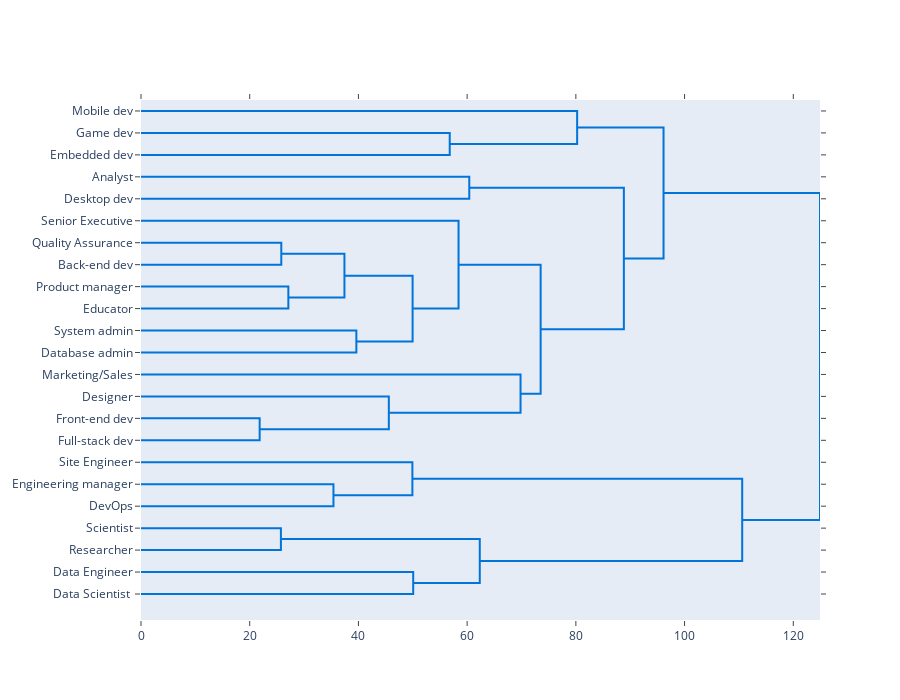

The notebook cell saved with this chart:
### Code cell
# Build a dictionary to replace column names with shorter versions
roles_short_dict = roles_names.set_index('Original name')["Short name "].to_dict()
short_labels = [roles_short_dict[role] 
                for role in sorted_roles]

fig = ff.create_dendrogram(skills_jobs, labels=short_labels, 
                           orientation='left', color_threshold=0)

fig.update_layout(height=700, width=900, showlegend=False) 
fig.show()

### Figure 1 — Plotly figure (JSON) as saved in the notebook; plotly's stock layout.template omitted (floating-point values rounded to 4 significant figures)
{"data": [{"hoverinfo": "text", "marker": {"color": "rgb(0,116,217)"}, "mode": "lines", "type": "scatter", "x": [0, 56.79, 56.79, 0], "xaxis": "x", "y": [-15, -15, -25, -25], "yaxis": "y"}, {"hoverinfo": "text", "marker": {"color": "rgb(0,116,217)"}, "mode": "lines", "type": "scatter", "x": [0, 80.24, 80.24, 56.79], "xaxis": "x", "y": [-5, -5, -20, -20], "yaxis": "y"}, {"hoverinfo": "text", "marker": {"color": "rgb(0,116,217)"}, "mode": "lines", "type": "scatter", "x": [0, 60.39, 60.39, 0], "xaxis": "x", "y": [-35, -35, -45, -45], "yaxis": "y"}, {"hoverinfo": "text", "marker": {"color": "rgb(0,116,217)"}, "mode": "lines", "type": "scatter", "x": [0, 25.81, 25.81, 0], "xaxis": "x", "y": [-65, -65, -75, -75], "yaxis": "y"}, {"hoverinfo": "text", "marker": {"color": "rgb(0,116,217)"}, "mode": "lines", "type": "scatter", "x": [0, 27.11, 27.11, 0], "xaxis": "x", "y": [-85, -85, -95, -95], "yaxis": "y"}, {"hoverinfo": "text", "marker": {"color": "rgb(0,116,217)"}, "mode": "lines", "type": "scatter", "x": [25.81, 37.43, 37.43, 27.11], "xaxis": "x", "y": [-70, -70, -90, -90], "yaxis": "y"}, {"hoverinfo": "text", "marker": {"color": "rgb(0,116,217)"}, "mode": "lines", "type": "scatter", "x": [0, 39.62, 39.62, 0], "xaxis": "x", "y": [-105, -105, -115, -115], "yaxis": "y"}, {"hoverinfo": "text", "marker": {"color": "rgb(0,116,217)"}, "mode": "lines", "type": "scatter", "x": [37.43, 49.96, 49.96, 39.62], "xaxis": "x", "y": [-80, -80, -110, -110], "yaxis": "y"}, {"hoverinfo": "text", "marker": {"color": "rgb(0,116,217)"}, "mode": "lines", "type": "scatter", "x": [0, 58.42, 58.42, 49.96], "xaxis": "x", "y": [-55, -55, -95, -95], "yaxis": "y"}, {"hoverinfo": "text", "marker": {"color": "rgb(0,116,217)"}, "mode": "lines", "type": "scatter", "x": [0, 21.83, 21.83, 0], "xaxis": "x", "y": [-145, -145, -155, -155], "yaxis": "y"}, {"hoverinfo": "text", "marker": {"color": "rgb(0,116,217)"}, "mode": "lines", "type": "scatter", "x": [0, 45.59, 45.59, 21.83], "xaxis": "x", "y": [-135, -135, -150, -150], "yaxis": "y"}, {"hoverinfo": "text", "marker": {"color": "rgb(0,116,217)"}, "mode": "lines", "type": "scatter", "x": [0, 69.82, 69.82, 45.59], "xaxis": "x", "y": [-125, -125, -142.5, -142.5], "yaxis": "y"}, {"hoverinfo": "text", "marker": {"color": "rgb(0,116,217)"}, "mode": "lines", "type": "scatter", "x": [58.42, 73.52, 73.52, 69.82], "xaxis": "x", "y": [-75, -75, -133.8, -133.8], "yaxis": "y"}, {"hoverinfo": "text", "marker": {"color": "rgb(0,116,217)"}, "mode": "lines", "type": "scatter", "x": [60.39, 88.83, 88.83, 73.52], "xaxis": "x", "y": [-40, -40, -104.4, -104.4], "yaxis": "y"}, {"hoverinfo": "text", "marker": {"color": "rgb(0,116,217)"}, "mode": "lines", "type": "scatter", "x": [80.24, 96.13, 96.13, 88.83], "xaxis": "x", "y": [-12.5, -12.5, -72.19, -72.19], "yaxis": "y"}, {"hoverinfo": "text", "marker": {"color": "rgb(0,116,217)"}, "mode": "lines", "type": "scatter", "x": [0, 35.41, 35.41, 0], "xaxis": "x", "y": [-175, -175, -185, -185], "yaxis": "y"}, {"hoverinfo": "text", "marker": {"color": "rgb(0,116,217)"}, "mode": "lines", "type": "scatter", "x": [0, 49.93, 49.93, 35.41], "xaxis": "x", "y": [-165, -165, -180, -180], "yaxis": "y"}, {"hoverinfo": "text", "marker": {"color": "rgb(0,116,217)"}, "mode": "lines", "type": "scatter", "x": [0, 25.74, 25.74, 0], "xaxis": "x", "y": [-195, -195, -205, -205], "yaxis": "y"}, {"hoverinfo": "text", "marker": {"color": "rgb(0,116,217)"}, "mode": "lines", "type": "scatter", "x": [0, 50.08, 50.08, 0], "xaxis": "x", "y": [-215, -215, -225, -225], "yaxis": "y"}, {"hoverinfo": "text", "marker": {"color": "rgb(0,116,217)"}, "mode": "lines", "type": "scatter", "x": [25.74, 62.32, 62.32, 50.08], "xaxis": "x", "y": [-200, -200, -220, -220], "yaxis": "y"}, {"hoverinfo": "text", "marker": {"color": "rgb(0,116,217)"}, "mode": "lines", "type": "scatter", "x": [49.93, 110.6, 110.6, 62.32], "xaxis": "x", "y": [-172.5, -172.5, -210, -210], "yaxis": "y"}, {"hoverinfo": "text", "marker": {"color": "rgb(0,116,217)"}, "mode": "lines", "type": "scatter", "x": [96.13, 124.9, 124.9, 110.6], "xaxis": "x", "y": [-42.34, -42.34, -191.2, -191.2], "yaxis": "y"}], "layout": {"autosize": false, "height": 700, "hovermode": "closest", "showlegend": false, "width": 900, "xaxis": {"mirror": "allticks", "rangemode": "tozero", "showgrid": false, "showline": true, "showticklabels": true, "ticks": "outside", "type": "linear", "zeroline": false}, "yaxis": {"mirror": "allticks", "rangemode": "tozero", "showgrid": false, "showline": true, "showticklabels": true, "tickmode": "array", "ticks": "outside", "ticktext": ["Mobile dev", "Game dev", "Embedded dev", "Analyst", "Desktop dev", "Senior Executive", "Quality Assurance", "Back-end dev", "Product manager", "Educator", "System admin", "Database admin", "Marketing/Sales", "Designer", "Front-end dev", "Full-stack dev", "Site Engineer", "Engineering manager", "DevOps", "Scientist", "Researcher", "Data Engineer", "Data Scientist "], "tickvals": [-5, -15, -25, -35, -45, -55, -65, -75, -85, -95, -105, -115, -125, -135, -145, -155, -165, -175, -185, -195, -205, -215, -225], "type": "linear", "zeroline": false}}}
